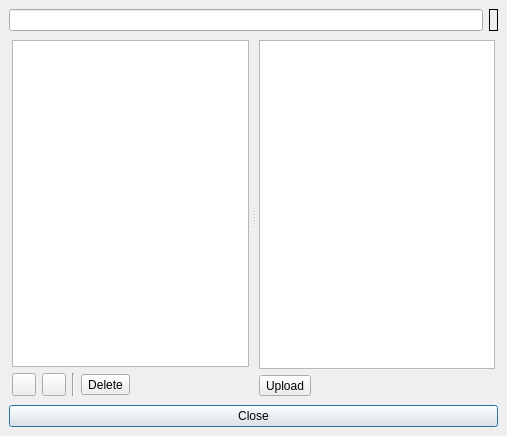
<ui version="4.0" >
 <author></author>
 <comment></comment>
 <exportmacro></exportmacro>
 <class>FtpBrowserDialog</class>
 <widget class="QDialog" name="FtpBrowserDialog" >
  <property name="geometry" >
   <rect>
    <x>0</x>
    <y>0</y>
    <width>507</width>
    <height>436</height>
   </rect>
  </property>
  <property name="windowTitle" >
   <string>Browse</string>
  </property>
  <layout class="QGridLayout" >
   <property name="margin" >
    <number>9</number>
   </property>
   <property name="spacing" >
    <number>6</number>
   </property>
   <item row="0" column="1" >
    <widget class="QLabel" name="lblStatus" >
     <property name="frameShape" >
      <enum>QFrame::Box</enum>
     </property>
     <property name="text" >
      <string/>
     </property>
     <property name="pixmap" >
      <pixmap resource="pixmaps.qrc" >:/pixmaps/statusStopped.png</pixmap>
     </property>
    </widget>
   </item>
   <item row="0" column="0" >
    <widget class="QLineEdit" name="linFtpPosition" >
     <property name="readOnly" >
      <bool>true</bool>
     </property>
    </widget>
   </item>
   <item row="1" column="0" colspan="2" >
    <widget class="QSplitter" name="splitter" >
     <property name="orientation" >
      <enum>Qt::Horizontal</enum>
     </property>
     <widget class="QWidget" name="layoutWidget" >
      <layout class="QGridLayout" >
       <property name="margin" >
        <number>3</number>
       </property>
       <property name="spacing" >
        <number>6</number>
       </property>
       <item row="1" column="0" >
        <widget class="QToolButton" name="btnUp" >
         <property name="toolTip" >
          <string>Up One Directory</string>
         </property>
         <property name="text" >
          <string/>
         </property>
         <property name="icon" >
          <iconset resource="pixmaps.qrc" >:/pixmaps/up.png</iconset>
         </property>
        </widget>
       </item>
       <item row="1" column="2" >
        <widget class="Line" name="line" >
         <property name="orientation" >
          <enum>Qt::Vertical</enum>
         </property>
        </widget>
       </item>
       <item row="1" column="1" >
        <widget class="QToolButton" name="btnRefresh" >
         <property name="toolTip" >
          <string>Refresh</string>
         </property>
         <property name="text" >
          <string/>
         </property>
         <property name="icon" >
          <iconset resource="pixmaps.qrc" >:/pixmaps/refresh.png</iconset>
         </property>
        </widget>
       </item>
       <item row="1" column="3" >
        <widget class="QToolButton" name="btnDelete" >
         <property name="text" >
          <string>Delete</string>
         </property>
         <property name="icon" >
          <iconset resource="pixmaps.qrc" >:/pixmaps/remove.png</iconset>
         </property>
         <property name="toolButtonStyle" >
          <enum>Qt::ToolButtonTextBesideIcon</enum>
         </property>
        </widget>
       </item>
       <item row="1" column="4" colspan="2" >
        <spacer>
         <property name="orientation" >
          <enum>Qt::Horizontal</enum>
         </property>
         <property name="sizeHint" >
          <size>
           <width>41</width>
           <height>20</height>
          </size>
         </property>
        </spacer>
       </item>
       <item row="0" column="0" colspan="6" >
        <widget class="EnterTableView" name="tblFtpView" />
       </item>
      </layout>
     </widget>
     <widget class="QWidget" name="layoutWidget" >
      <layout class="QGridLayout" >
       <property name="margin" >
        <number>3</number>
       </property>
       <property name="spacing" >
        <number>6</number>
       </property>
       <item row="1" column="2" >
        <spacer>
         <property name="orientation" >
          <enum>Qt::Horizontal</enum>
         </property>
         <property name="sizeHint" >
          <size>
           <width>40</width>
           <height>20</height>
          </size>
         </property>
        </spacer>
       </item>
       <item row="1" column="0" colspan="2" >
        <widget class="QToolButton" name="btnUpload" >
         <property name="toolTip" >
          <string>Upload</string>
         </property>
         <property name="text" >
          <string>Upload</string>
         </property>
         <property name="icon" >
          <iconset resource="pixmaps.qrc" >:/pixmaps/back.png</iconset>
         </property>
         <property name="toolButtonStyle" >
          <enum>Qt::ToolButtonTextBesideIcon</enum>
         </property>
        </widget>
       </item>
       <item row="0" column="0" colspan="3" >
        <widget class="SmallListWidget" name="lstImages" />
       </item>
      </layout>
     </widget>
    </widget>
   </item>
   <item row="2" column="0" colspan="2" >
    <widget class="QPushButton" name="btnCancel" >
     <property name="text" >
      <string>Close</string>
     </property>
    </widget>
   </item>
  </layout>
 </widget>
 <pixmapfunction></pixmapfunction>
 <customwidgets>
  <customwidget>
   <class>SmallListWidget</class>
   <extends>QListWidget</extends>
   <header>RocketFtpBrowserDialog.h</header>
   <container>0</container>
   <pixmap></pixmap>
  </customwidget>
  <customwidget>
   <class>EnterTableView</class>
   <extends>QTableView</extends>
   <header>RocketFtpBrowserDialog.h</header>
   <container>0</container>
   <pixmap></pixmap>
  </customwidget>
 </customwidgets>
 <resources>
  <include location="pixmaps.qrc" />
 </resources>
 <connections>
  <connection>
   <sender>btnCancel</sender>
   <signal>clicked()</signal>
   <receiver>FtpBrowserDialog</receiver>
   <slot>reject()</slot>
   <hints>
    <hint type="sourcelabel" >
     <x>369</x>
     <y>253</y>
    </hint>
    <hint type="destinationlabel" >
     <x>179</x>
     <y>282</y>
    </hint>
   </hints>
  </connection>
 </connections>
</ui>
